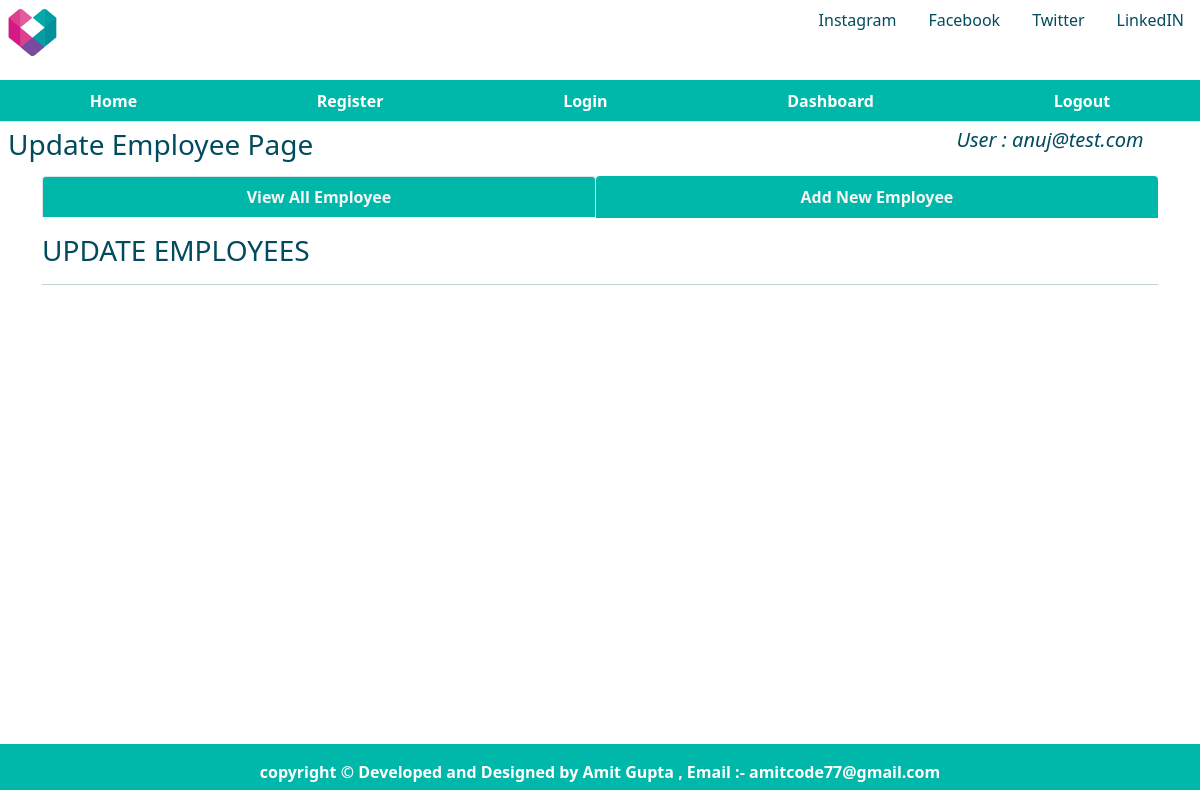
/update (signed in), run on an earlier commit of the app's database.
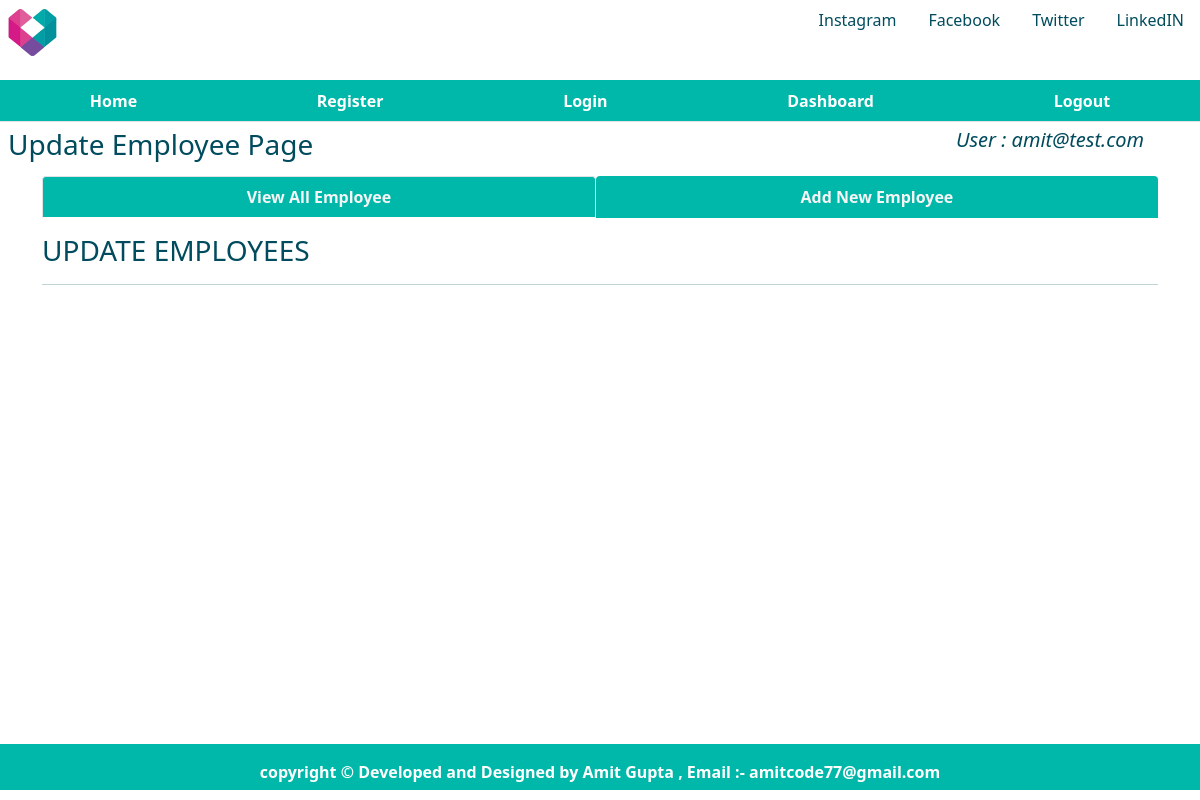
And on a later commit of the database.
### database.py (models this page shows, shortened)
class Users(db.Model):
    id = db.Column(db.Integer, primary_key=True, autoincrement=True)
    name = db.Column(db.String(50), unique=False, nullable=False)
    password = db.Column(db.String(20), unique=False, nullable=False)
    admin = db.Column(db.Boolean, unique=False)

### app.py (the view, shortened to what this page needs)
@app.route('/update', methods=["POST", "GET"])
def update():
    user = get_current_user()
    return render_template('updateEmployee.html', user=user)

### app.py (called while the page is built)
@app.teardown_appcontext
def close_database(error):
    if hasattr(g, 'employeeapplication'):
        g.employeeapplication.close()

def get_current_user():
    user = None
    if 'user' in session:
        user = session['user']
        user_cur = Users.query.filter_by(name=user)
        user = user_cur.first()
    return user

### templates/updateEmployee.html (shortened to what this page needs)
{% extends 'layout.html' %}
{% block css %}
<link rel="stylesheet" href="{{ url_for('static',filename = 'home.css')}}" type="text/css">
{% endblock %}
{% block body %}
<div class="child child4">
    <h3 class="m-2">Update Employee Page</h3>
</div>
<div class="child child5" style="color:rgb(0, 75, 93);">
    {% if user %}
    <h5 class="m-2"><i>User : {{ user['name'] }} </i></h5>
    {% endif %}
</div>
<div class="child child6left">
</div>
<div class="child child6 container" style="color:rgb(0, 75, 93);">
    <ul class="nav nav-tabs nav-fill mb-3">
        <li class="nav-item">
            <a class="nav-link active" aria-current="page" href="{{ url_for('dashboard') }}"
                style=" background-color: #00B8A9;; color:whitesmoke;"> <b>View All Employee </b></a>
        </li>
        <li class="nav-item">
            <a class="nav-link" style=" background-color: #00B8A9;; color:whitesmoke;"
                href="{{ url_for('addnewemp') }}"> <b>Add
                    New Employee </b></a>
        </li>
    </ul>
    <div class="table-responsive-lg caption-top">
        <caption>
            <h3>UPDATE EMPLOYEES</h3>
        </caption>
        <hr>
    </div>
</div>
<div class="child child6right">
</div>
{% endblock %}

What changed in the data, as far as the page shows it:
changed Users: name "anuj@test.com" → "amit@test.com"
